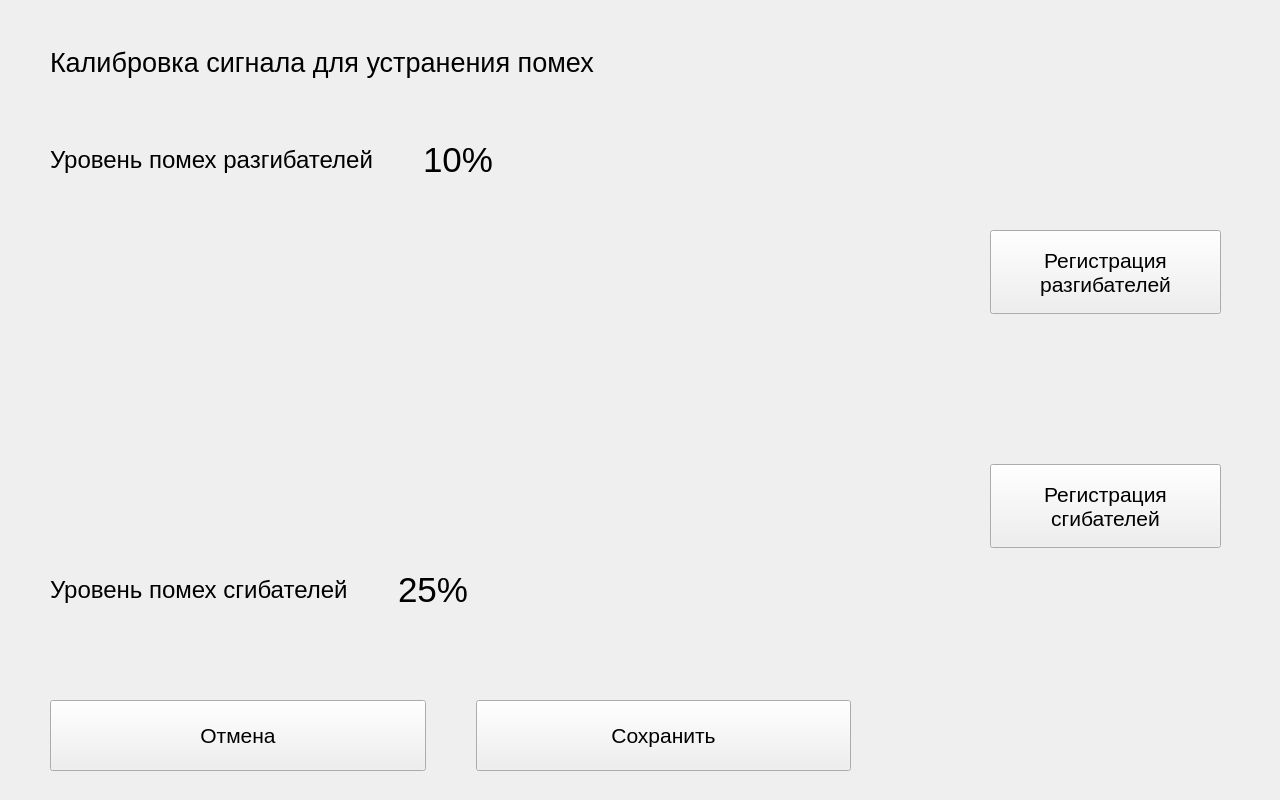
<?xml version="1.0" encoding="UTF-8"?>
<ui version="4.0">
 <class>SignalCalibrationPage</class>
 <widget class="QWidget" name="SignalCalibrationPage">
  <property name="geometry">
   <rect>
    <x>0</x>
    <y>0</y>
    <width>1280</width>
    <height>800</height>
   </rect>
  </property>
  <property name="windowTitle">
   <string>Form</string>
  </property>
  <widget class="QWidget" name="horizontalLayoutWidget_2">
   <property name="geometry">
    <rect>
     <x>50</x>
     <y>120</y>
     <width>611</width>
     <height>80</height>
    </rect>
   </property>
   <layout class="QHBoxLayout" name="horizontalLayout_2">
    <property name="spacing">
     <number>50</number>
    </property>
    <item>
     <widget class="QLabel" name="labelNoiseLevelExt">
      <property name="font">
       <font>
        <pointsize>18</pointsize>
       </font>
      </property>
      <property name="text">
       <string>Уровень помех разгибателей</string>
      </property>
     </widget>
    </item>
    <item>
     <widget class="QLabel" name="labelCurrentNoiseLevel">
      <property name="font">
       <font>
        <pointsize>26</pointsize>
       </font>
      </property>
      <property name="text">
       <string>&lt;html&gt;&lt;head/&gt;&lt;body&gt;&lt;p&gt;10%&lt;/p&gt;&lt;/body&gt;&lt;/html&gt;</string>
      </property>
     </widget>
    </item>
   </layout>
  </widget>
  <widget class="QWidget" name="verticalLayoutWidget">
   <property name="geometry">
    <rect>
     <x>990</x>
     <y>230</y>
     <width>231</width>
     <height>318</height>
    </rect>
   </property>
   <layout class="QVBoxLayout" name="verticalLayout">
    <property name="spacing">
     <number>150</number>
    </property>
    <item>
     <widget class="QPushButton" name="pushButtonRegistrRas">
      <property name="sizePolicy">
       <sizepolicy hsizetype="Expanding" vsizetype="Expanding">
        <horstretch>0</horstretch>
        <verstretch>0</verstretch>
       </sizepolicy>
      </property>
      <property name="font">
       <font>
        <pointsize>16</pointsize>
       </font>
      </property>
      <property name="text">
       <string>Регистрация
разгибателей</string>
      </property>
     </widget>
    </item>
    <item>
     <widget class="QPushButton" name="pushButtonRegistrSg">
      <property name="sizePolicy">
       <sizepolicy hsizetype="Expanding" vsizetype="Expanding">
        <horstretch>0</horstretch>
        <verstretch>0</verstretch>
       </sizepolicy>
      </property>
      <property name="font">
       <font>
        <pointsize>16</pointsize>
       </font>
      </property>
      <property name="text">
       <string>Регистрация
сгибателей</string>
      </property>
     </widget>
    </item>
   </layout>
  </widget>
  <widget class="QLabel" name="labelLegImg">
   <property name="geometry">
    <rect>
     <x>0</x>
     <y>20</y>
     <width>841</width>
     <height>491</height>
    </rect>
   </property>
   <property name="text">
    <string>&lt;html&gt;&lt;head/&gt;&lt;body&gt;&lt;p&gt;&lt;img src=&quot;:/leg_img/main_img/detail_00001.png&quot;/&gt;&lt;/p&gt;&lt;/body&gt;&lt;/html&gt;</string>
   </property>
  </widget>
  <widget class="QLabel" name="labelWidgetName">
   <property name="geometry">
    <rect>
     <x>50</x>
     <y>37</y>
     <width>651</width>
     <height>51</height>
    </rect>
   </property>
   <property name="font">
    <font>
     <pointsize>20</pointsize>
    </font>
   </property>
   <property name="text">
    <string>Калибровка сигнала для устранения помех</string>
   </property>
  </widget>
  <widget class="QWidget" name="horizontalLayoutWidget_3">
   <property name="geometry">
    <rect>
     <x>50</x>
     <y>550</y>
     <width>611</width>
     <height>80</height>
    </rect>
   </property>
   <layout class="QHBoxLayout" name="horizontalLayout_3">
    <property name="spacing">
     <number>50</number>
    </property>
    <item>
     <widget class="QLabel" name="labelNoiseLevelFlexor">
      <property name="font">
       <font>
        <pointsize>18</pointsize>
       </font>
      </property>
      <property name="text">
       <string>Уровень помех сгибателей</string>
      </property>
     </widget>
    </item>
    <item>
     <widget class="QLabel" name="labelCurrentNoiseLevelExt">
      <property name="font">
       <font>
        <pointsize>26</pointsize>
       </font>
      </property>
      <property name="text">
       <string>&lt;html&gt;&lt;head/&gt;&lt;body&gt;&lt;p&gt;25%&lt;/p&gt;&lt;/body&gt;&lt;/html&gt;</string>
      </property>
     </widget>
    </item>
   </layout>
  </widget>
  <widget class="QWidget" name="horizontalLayoutWidget">
   <property name="geometry">
    <rect>
     <x>0</x>
     <y>700</y>
     <width>851</width>
     <height>101</height>
    </rect>
   </property>
   <layout class="QHBoxLayout" name="horizontalLayout">
    <property name="spacing">
     <number>50</number>
    </property>
    <property name="leftMargin">
     <number>50</number>
    </property>
    <property name="bottomMargin">
     <number>30</number>
    </property>
    <item>
     <widget class="QPushButton" name="pushButtonCancel">
      <property name="sizePolicy">
       <sizepolicy hsizetype="Expanding" vsizetype="Expanding">
        <horstretch>0</horstretch>
        <verstretch>0</verstretch>
       </sizepolicy>
      </property>
      <property name="font">
       <font>
        <pointsize>16</pointsize>
       </font>
      </property>
      <property name="text">
       <string>Отмена</string>
      </property>
     </widget>
    </item>
    <item>
     <widget class="QPushButton" name="pushButtonSave">
      <property name="sizePolicy">
       <sizepolicy hsizetype="Expanding" vsizetype="Expanding">
        <horstretch>0</horstretch>
        <verstretch>0</verstretch>
       </sizepolicy>
      </property>
      <property name="font">
       <font>
        <pointsize>16</pointsize>
       </font>
      </property>
      <property name="text">
       <string>Сохранить</string>
      </property>
     </widget>
    </item>
   </layout>
  </widget>
  <widget class="QPushButton" name="pushButtonDiagnosisAngle">
   <property name="geometry">
    <rect>
     <x>1060</x>
     <y>70</y>
     <width>180</width>
     <height>140</height>
    </rect>
   </property>
   <property name="sizePolicy">
    <sizepolicy hsizetype="Maximum" vsizetype="Fixed">
     <horstretch>0</horstretch>
     <verstretch>0</verstretch>
    </sizepolicy>
   </property>
   <property name="styleSheet">
    <string notr="true">background-color: rgba(255, 255, 255,0);
border: none;
</string>
   </property>
   <property name="text">
    <string/>
   </property>
   <property name="icon">
    <iconset>
     <normalon>:/images/spectrum_measurement.png</normalon>
    </iconset>
   </property>
   <property name="iconSize">
    <size>
     <width>180</width>
     <height>140</height>
    </size>
   </property>
   <property name="flat">
    <bool>true</bool>
   </property>
  </widget>
 </widget>
 <resources/>
 <connections/>
</ui>
